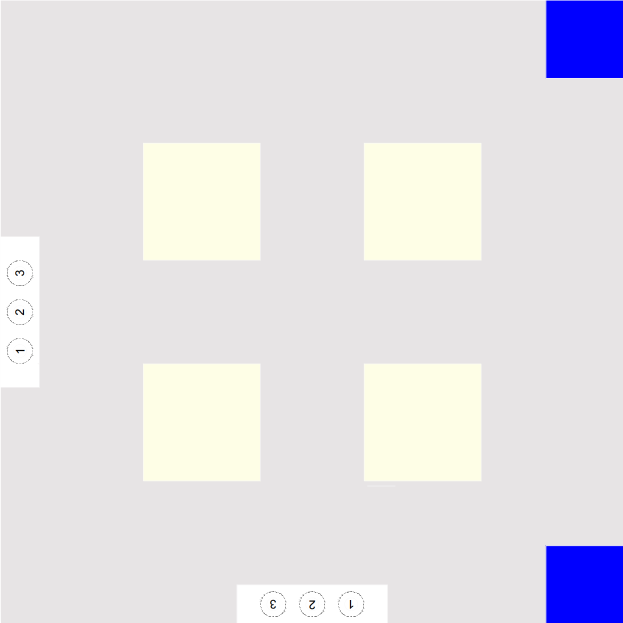
#> input picture 工创地图/地图.png, 1245 x 1245 px (shown at 1/2 size)
$ python sixcolor.py --image '../../工创地图/地图.png'
#> lines starting #> are read from the running program, lines starting #| are printed output that depends on the picture
# -*- coding: utf-8 -*-
"""
sixcolor.py —— 框内判色内核（Lab + ΔE + 时序投票）

干三件事：
    1. 给一个框（或整块 ROI），算出它的代表色 —— Lab 中位色，先剔高光与阴影
    2. 拿它跟六个现场原型比 ΔE，判出是 1~6 里哪一色，并报"有多确定"
    3. 多帧软投票，把单帧的偶然压成结论

不依赖 YOLO：框可由 YOLO 给，也可由传统分割给，甚至手画。它的输入就是"一块矩形"。

命令行：
    python sixcolor.py --selftest                       # 合成六色自检
    python sixcolor.py --image 图.png --box 600,250,120,120
    python sixcolor.py --image 图.png --proto proto.json --boxes 600,250,120,120 745,200,135,105
"""

import argparse
import json
import os
import time

import numpy as np

try:
    import cv2
except Exception:                      # 没有 cv2 也要能 import，便于在别处复用
    cv2 = None

# ---------------------------------------------------------------- 六色
COLORS = {
    1: "红", 2: "黄", 3: "蓝", 4: "绿", 5: "黑", 6: "浅蓝",
}

# ---------------------------------------------------------------- 颜色空间
def to_lab(bgr):
    """BGR uint8 → float32 Lab（L 0~100，a/b −128~127）。

    切莫用 8 位版：8 位把 L 压成 L*255/100、a/b 加 128 偏移，
    算 ΔE 时误差极大。
    """
    if cv2 is None:
        raise RuntimeError("需要 opencv")
    rgb = cv2.cvtColor(bgr, cv2.COLOR_BGR2RGB).astype(np.float32) / 255.0
    return cv2.cvtColor(rgb, cv2.COLOR_RGB2Lab)


def roi_lab(bgr, box=None, inset=0.30, reject_pct=10.0, mode="auto"):
    """取一块区域的有代表性的颜色（Lab）。

    box=(x, y, w, h)，None 表示整幅。
    inset=0.25 表示四边各缩进 25%——边上有混色、阴影与高光，弃之。

    取法（mode）：
        auto   先看这块钱彩不彩：彩 → 取"最饱和那一簇"的中位色；
               不彩（黑、灰、白）→ 取明度中位，剔上下极值。
        chroma 只取高彩度像素——专治"顶面过曝打白、侧面才见本色"的物料
        all    全取，只剔明度极值——用于纯灰/黑件

    为何不能一律取中位：实测那只蓝料，顶面被补光打成 255 白，占了半块面积，
    中位色便被拉成白；而它的本色只在侧壁（彩度高、明度低）。取最饱和的一簇，
    才抓得住本色。
    """
    if box is None:
        roi = bgr
    else:
        x, y, w, h = [int(v) for v in box]
        dx, dy = int(w * inset), int(h * inset)
        x0 = max(0, x + dx)
        y0 = max(0, y + dy)
        x1 = min(bgr.shape[1], x + w - dx)
        y1 = min(bgr.shape[0], y + h - dy)
        if x1 - x0 < 3 or y1 - y0 < 3:
            roi = bgr[max(0, y):max(1, y + h), max(0, x):max(1, x + w)]
        else:
            roi = bgr[y0:y1, x0:x1]

    lab = to_lab(roi).reshape(-1, 3)
    L = lab[:, 0]
    C = np.hypot(lab[:, 1], lab[:, 2])

    if mode == "auto":
        mode = "all" if np.percentile(C, 95) < 12.0 else "chroma"

    if mode == "chroma":
        thr = max(8.0, np.percentile(C, 65))
        keep = C >= thr
        if keep.sum() < 50:
            keep = C >= np.percentile(C, 90)
        lo = np.percentile(L, 5.0)          # 顺手剔掉极暗的阴影像素
        keep &= L >= lo
    else:
        lo, hi = np.percentile(L, [reject_pct, 100.0 - reject_pct])
        keep = (L >= lo) & (L <= hi)

    if keep.sum() < 20:
        keep = np.ones(len(L), bool)
    return np.median(lab[keep], axis=0)


# [10 lines left out: function delta_e, not called in this run]


def chroma(vec):
    return float(np.hypot(vec[1], vec[2]))

# [33 lines left out: function label_of_lab, not called in this run]


# ---------------------------------------------------------------- 最近色兜底
# 六色的实测中位，作"判不出时挑最近一个"的参照（与 label_of_lab 注释同一组数）
REF_LAB = {
    1: (53.0, 37.0, 24.0),     # 红
    2: (83.0, -14.0, 48.0),    # 黄
    3: (38.0, 20.0, -52.0),    # 蓝
    4: (78.0, -31.0, 40.0),    # 绿
    5: (28.0, 0.0, -3.0),      # 黑
    6: (80.0, -4.0, -7.0),     # 浅蓝
}


# [14 lines left out: function nearest_of_lab, not called in this run]


# ---------------------------------------------------------------- 原型库
class Prototypes:
    """六个现场原型色。每类可存多个样本（不同朝向/相位），判别时取最近的一个。"""

    def __init__(self, samples=None, kL=1.5):
        # {id: {"name": str, "lab": [[L,a,b], ...]}}
        self.samples = samples or {}
        self.kL = kL

    # [6 lines left out: function add, not called in this run]

    def ids(self):
        return sorted(self.samples)

    # [10 lines left out: function nearest, not called in this run]

    def name_of(self, cid):
        return self.samples.get(int(cid), {}).get("name", str(cid))

    # [70 lines left out: functions save, load, classify, white_gains, not called in this run]


# ---------------------------------------------------------------- 时序投票
class VoteBox:
    """软投票：每帧按 exp(−ΔE/τ) 给六类各投一票，票分轻重，累积成后验。

    比"数票"讲理：相邻帧高度相关，独立假设不成立；按后验累积正好避开这一层。
    """

    # [95 lines left out: functions __init__, push, reset, posterior, decide, _synth and 1 more, not called in this run]


def main():
    ap = argparse.ArgumentParser(description="框内判色：Lab + ΔE + 投票")
    ap.add_argument("--selftest", action="store_true")
    ap.add_argument("--image")
    ap.add_argument("--box", help="x,y,w,h")
    ap.add_argument("--boxes", nargs="*", help="多个框：x,y,w,h x,y,w,h ...")
    ap.add_argument("--proto", help="原型 json；不给则用内置的临时原型")
    ap.add_argument("--kl", type=float, default=1.5, help="明度权重，浅蓝/蓝之辨要它")
    args = ap.parse_args()

    if args.selftest:
        raise SystemExit(0 if selftest() else 1)

    if not args.image:
        ap.print_help()
        return

    if cv2 is None:
        raise SystemExit("需要 opencv")

    img = cv2.imdecode(np.fromfile(args.image, np.uint8), cv2.IMREAD_COLOR)
#> img is the input picture: shape (1245, 1245, 3); mean B, G, R 230.7, 225.5, 227.9
    if img is None:
        raise SystemExit(f"读不到图：{args.image}")

    protos = Prototypes.load(args.proto) if args.proto else Prototypes(kL=args.kl)

    boxes = []
    if args.box:
        boxes.append([int(v) for v in args.box.split(",")])
    for b in (args.boxes or []):
        boxes.append([int(v) for v in b.split(",")])
    if not boxes:
        boxes.append([0, 0, img.shape[1], img.shape[0]])

    for b in boxes:
        vec = roi_lab(img, b)
        print(f"框 {b}  Lab=({vec[0]:.1f}, {vec[1]:.1f}, {vec[2]:.1f})  彩度={chroma(vec):.1f}")
        if protos.ids():
            r = classify(vec, protos)
            print("   ", r)
#> this loop made 1 pass
#> (mode in roi_lab, thr in roi_lab, lo in roi_lab, vec) on pass 1: ('chroma', 8, 90.7, [99.08, -4.08, 11.69])
#| 框 [0, 0, 1245, 1245]  Lab=(99.1, -4.1, 11.7)  彩度=12.4
#> pass 1, in roi_lab, `roi = bgr[y0:y1, x0:x1]`:
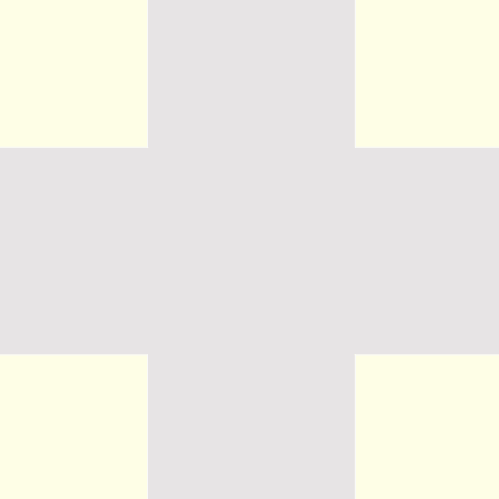
#> roi: shape (499, 499, 3); mean B, G, R 229.4, 236.9, 238.9
#> pass 1, in to_lab, `rgb = cv2.cvtColor(bgr, cv2.COLOR_BGR2RGB).astype(np.float32) / 255.0`:
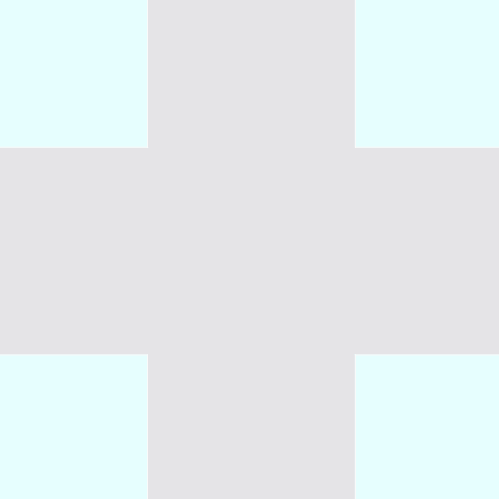
#> rgb: shape (499, 499, 3) float32; mean B, G, R 0.938, 0.928, 0.899


if __name__ == "__main__":
    main()
